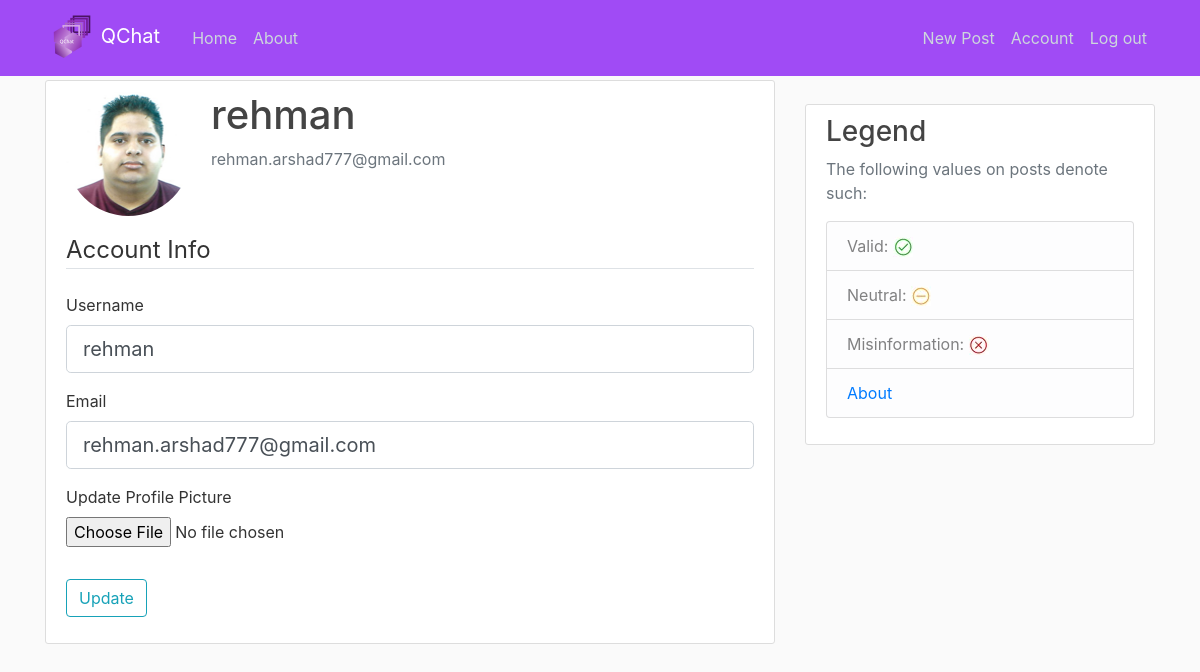
The app's page /account (signed in) with its own data.
### app/models.py (models this page shows, shortened)
class User(db.Model, UserMixin):
    id = db.Column(db.Integer, primary_key=True)                                    # Primary Key
    username = db.Column(db.String(20), unique=True, nullable=False)                # Each User will have a username, with a max(20) characters, it must be unique, and Null is not allowed!
    email = db.Column(db.String(120), unique=True, nullable=False)                  # Each User will have an email, with a max(120) characters, it must be unique, and Null is not allowed!
    image_file = db.Column(db.String(2083), nullable=False, default='default.jpg')    # Each User will have a defualt profile Image, so uniqueness does not apply, since Null is not allowed!
    password = db.Column(db.String(60), nullable=False)                             # Each User will have passwords, with a max(60) characters, uniqueness does not apply, and Null is not allowed!
    posts = db.relationship('Post', backref='author', lazy=True)                    # This is linked to Posts, Lazy Evaluation is set to: True

### app/users/routes.py (the view)
@users.route('/account', methods=['GET', 'POST'])
@login_required                                                                             # login_required is part of flask-login, and like UserMixin it's really useful, this can essentially prevent IDOR! Insecure Direct Object References
def account():
    form = UpdateAccountForm()
    if form.validate_on_submit():
        if form.picture.data:
            picture_file = save_picture(form.picture.data)
            current_user.image_file = picture_file
        current_user.username = form.username.data                                          # This is a SQLAlchemy perk it allows us to take the current_user data which we get thanks to flask_login, and then overwrites it with the form data the user submits!
        current_user.email = form.email.data                                                # So over here we're overwriting the current_user email with the email the user submits in the form!
        db.session.commit()                                                                 # Commit changes in database.db
        flash('Your account has been updated!', 'success')                                  # Display success message! For anyone wondering 'success' is just a bootstrap class, it gives a green-ish hue.
        return redirect(url_for('users.account'))                                           # Redirect to account, without this line of code, the broswer on the redirect below would send multiple post requests causing some problems
    elif request.method == 'GET':
        form.username.data = current_user.username                                          # This populates the username field upon a 'GET' request
        form.email.data = current_user.email                                                # This populates the email field upon a 'GET' request
    image_file = current_user.image_file
    return render_template('account.html', title='Account', image_file=image_file, form=form)

### app/users/forms.py (shortened to what this page needs)
class UpdateAccountForm(FlaskForm):
    username = StringField('Username', validators=[DataRequired(), Length(min=3, max=20) ])
    email = StringField('Email', validators=[DataRequired(), Email() ])
    picture = FileField('Update Profile Picture', validators=[ FileAllowed(['jpg', 'png']) ])
    submit = SubmitField('Update')

### app/models.py (called while the page is built)
@login_manager.user_loader
def laod_user(user_id):
    return User.query.get(int(user_id))                                             # getter function that helps get the user_id

### app/templates/account.html (shortened to what this page needs)
{% extends "template.html" %}
{% block content %}
    <div class="content-section">
        <div class="media">
            <img class="rounded-circle account-img" src="{{ image_file }}">
            <div class="media-body">
                <h2 class="account-heading">{{ current_user.username }}</h2>
                <p class="text-secondary">{{ current_user.email }}</p>
            </div>
        </div>
        <form method="POST" action="" enctype="multipart/form-data">
            <fieldset class="form-group">
                <legend class="border-bottom mb-4">Account Info</legend>
                <div class="form-group">
                    {{ form.username.label(class="form-control-label") }}
                    {% if form.username.errors %}
                        {{ form.username(class="form-control form-control-lg is-invalid") }}
                        <div class="invalid-feedback">
                            {% for error in form.username.errors %}
                                <span> {{ error }} </span>
                            {% endfor %}
                        </div>
                    {% else %}
                        {{ form.username(class="form-control form-control-lg") }}
                    {% endif %}
                </div>
                <div class="form-group">
                    {{ form.email.label(class="form-control-label") }}
                    {% if form.email.errors %}
                        {{ form.email(class="form-control form-control-lg is-invalid") }}
                        <div class="invalid-feedback">
                            {% for error in form.email.errors %}
                                <span> {{ error }} </span>
                            {% endfor %}
                        </div>
                    {% else %}
                        {{ form.email(class="form-control form-control-lg") }}
                    {% endif %}
                </div>
                <div class="form-group">
                    {{ form.picture.label() }}
                    {{ form.picture(class="form-control-file") }}
                </div>
            </fieldset>
            <div class="form-group">
                {{ form.submit(class="btn btn-outline-info") }}
            </div>
        </form>
    </div>
{% endblock content %}

### app/static/main.css (style rules this page uses)
body { background: #fafafa; color: #333333; margin-top: 5rem; }
h1, h2, h3, h4, h5, h6 { color: #444444; }
.content-section { background: #ffffff; padding: 10px 20px; border: 1px solid #dddddd; border-radius: 3px; margin-bottom: 20px; }
.account-img { height: 125px; width: 125px; margin-right: 20px; margin-bottom: 16px; }
.account-heading { font-size: 2.5rem; }

### records on screen
User: image_file (picture), username "rehman", email "rehman.arshad777@gmail.com"
